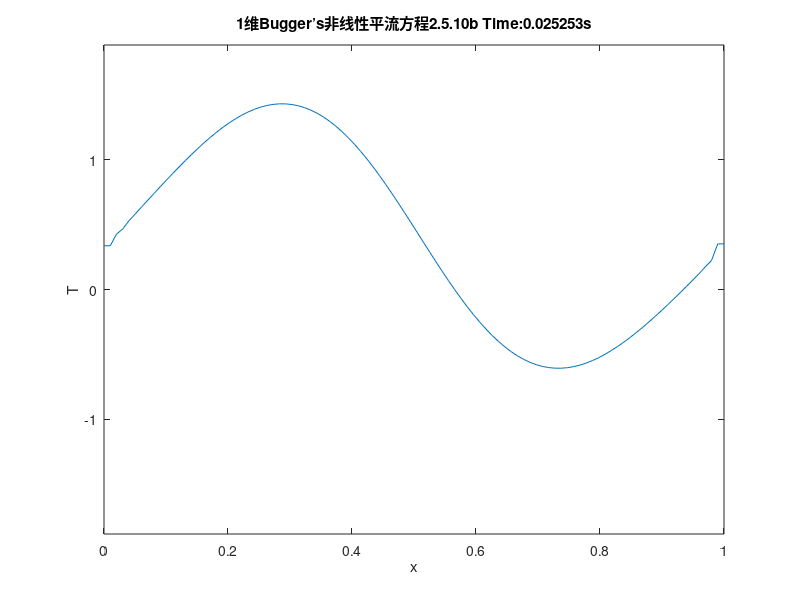

The MATLAB script that drew this image: (Note: this script raises an error after producing the figure.)
clear all;
close all;
clc;

u=1;
Nx=100;
x=linspace(0,u,Nx);
dx=u/(Nx-1);
dt=dx*0.5; % 1可改
r=dt/(4*dx);


% 请尝试几种不同的初值温度分布 T(x,t=0)
% U0=sin(2*pi*x);
U0=0.4+sin(2*pi*x);

U1=zeros(size(U0)); %create an empty matrix for n+1 time layer
U2=zeros(size(U0));
xi=2:Nx-1;  % innner grid points

% FTCS get U1 for CTCS
U1(xi)=U0(xi)+U0(xi).*dt./dx.*(  U0(xi+1)-U0(xi-1)  );


drawnow;
set(gca,'xlim',[0 u],'ylim',[0 max(U0)+0.5])
count=0;
while count<135
    count=count+1;

    %  central time central space sheme
    U2(xi)=U0(xi)+r*(  (U1(xi-1)+U1(xi)).^2-(U1(xi+1)+U1(xi)).^2  );
    U0=U1;
    U1=U2;
    % Neumann boundary condition: T_x(1)=0, T_x(end)=0
    U0(1)=U0(2);
    U0(end)=U0(end-1);
    U1(1)=U1(2);
    U1(end)=U1(end-1);
    U2(1)=U2(2);
    U2(end)=U2(end-1);


    mi=0.5*sum(U2.^2);
    m(count)=mi;
    if mod(count,5)==0
        plot(x,U2)
        xlim([0 u]);
        ylim([-(max(U0)+0.5) max(U0)+0.5]);
        title(['1维Bugger’s非线性平流方程2.5.10b Time:' num2str(count*dt),'s']);
        xlabel('x')
        ylabel('T')
        pause(0.05);
        frame = getframe(gcf);
        im = frame2im(frame);
        [imind,cm] = rgb2ind(im,256);
        if count==5
            imwrite(imind,cm,'assignment2_1_Bugger’s_eq_2_5_10_b.gif','gif', 'Loopcount',inf);
        else
            imwrite(imind,cm,'assignment2_1_Bugger’s_eq_2_5_10_b.gif','gif','WriteMode','append');
        end
    end %画图部分
end

figure
plot(m)
xlim([1 135])
ylim([20 60])
xlabel('Time')
ylabel('总动能')
title(['初始条件：u_j^0=0.4+sin(2πx)']);


